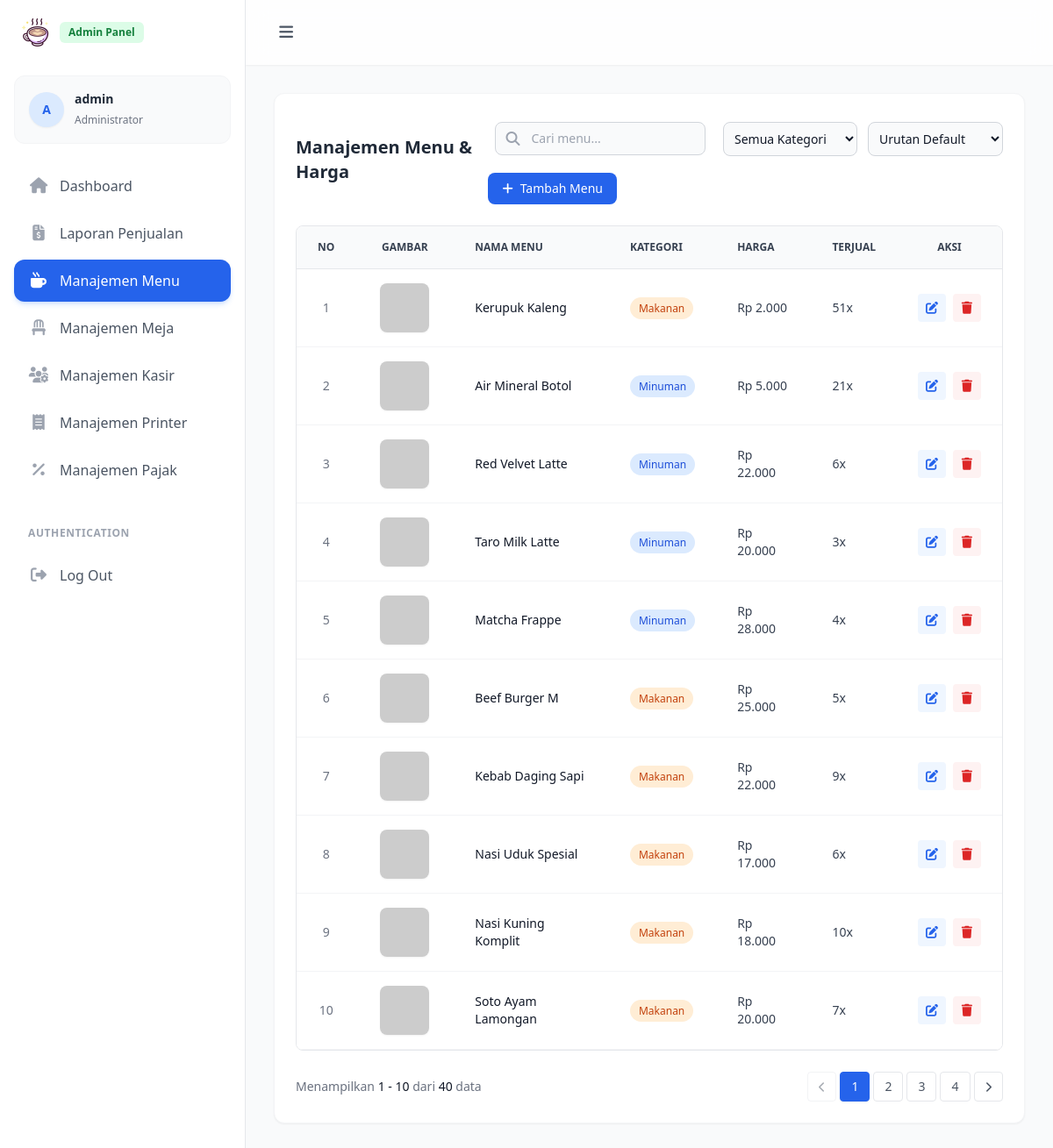
The app's page /admin/menu/index.php (signed in) with its own data.
### tables this page shows
CREATE TABLE `menu` (
  `id` int unsigned NOT NULL AUTO_INCREMENT,
  `name` varchar(50) NOT NULL,
  `image` varchar(150) DEFAULT NULL,
  `category` tinyint unsigned NOT NULL COMMENT '1: Makanan, 2: Minuman',
  `price` int unsigned NOT NULL,
  `sold` int unsigned NOT NULL DEFAULT '0',
  `description` text,
  `created_at` datetime DEFAULT CURRENT_TIMESTAMP,
  `updated_at` datetime DEFAULT NULL,
  PRIMARY KEY (`id`)
);

### admin/menu/index.php (the view, shortened to what this page needs)
<?php
require_once __DIR__ . '/../../config.php';
$limit = 10;
$page = isset($_GET['page']) ? max(1, (int)$_GET['page']) : 1;
$search = isset($_GET['search']) ? trim($_GET['search']) : '';
$sort_filter = isset($_GET['sort']) ? $_GET['sort'] : 'default';
$offset = ($page - 1) * $limit;
$params = [];
$where_sql = "";
$order_sql = " ORDER BY id DESC";
$count_sql = "SELECT COUNT(*) FROM menu" . $where_sql;
$total_stmt = $pdo->prepare($count_sql);
$total_stmt->execute($params);
$total_records = $total_stmt->fetchColumn();
$total_pages = ceil($total_records / $limit);
$fetch_sql = "SELECT * FROM menu" . $where_sql . $order_sql . " LIMIT :limit OFFSET :offset";
$stmt = $pdo->prepare($fetch_sql);
$stmt->bindValue(':limit', $limit, PDO::PARAM_INT);
$stmt->bindValue(':offset', $offset, PDO::PARAM_INT);
$stmt->execute();
$menu = $stmt->fetchAll();
$query_string = "";
?>
<?php
include __DIR__ . '/../layout/header.php';
include __DIR__ . '/../layout/sidebar.php';
?>
    <main class="relative min-h-screen pt-[74px] transition-all duration-300 lg:ml-[280px] pc-main">
      <div class="p-4 sm:p-6 lg:p-8">
          <div class="rounded-xl border border-gray-100 bg-white p-6 shadow-sm">
            <div class="mb-6 flex flex-col sm:flex-row sm:items-center justify-between gap-4">
                <h3 class="text-xl font-bold text-gray-800">Manajemen Menu & Harga</h3>
                <div class="flex items-center gap-3 flex-wrap">
                    <form method="GET" class="flex flex-col sm:flex-row items-center gap-3 w-full sm:w-auto" id="filter-form">
                        <div class="relative w-full sm:w-auto p-2">
                            <div class="absolute inset-y-0 left-0 flex items-center pl-5 pointer-events-none">
                            </div>
                            <input type="text" name="search" id="search-input" value="<?php echo htmlspecialchars($search); ?>"
                                   class="bg-gray-50 border border-gray-300 text-gray-900 text-sm rounded-lg focus:ring-blue-500 focus:border-blue-500 block w-full pl-10 p-2 outline-none"
                                   placeholder="Cari menu..." autocomplete="off">
                        </div>
                        <select name="category" onchange="cleanSubmit()" class="bg-gray-50 border border-gray-300 text-gray-900 text-sm rounded-lg focus:ring-blue-500 focus:border-blue-500 outline-none block w-full sm:w-40 p-2">
                            <option value="">Semua Kategori</option>
                        </select>
                        <select name="sort" onchange="cleanSubmit()" class="bg-gray-50 border border-gray-300 text-gray-900 text-sm rounded-lg focus:ring-blue-500 focus:border-blue-500 outline-none block w-full sm:w-40 p-2">
                            <option value="default" <?php echo ($sort_filter == 'default') ? 'selected' : ''; ?>>Urutan Default</option>
                        </select>
                    </form>
                    <button type="button" onclick="openChoiceModal()" class="inline-flex items-center rounded-lg bg-blue-600 px-4 py-2 text-sm font-medium text-white transition-colors hover:bg-blue-700 whitespace-nowrap">
                        <i class="fa-solid fa-plus mr-2"></i>Tambah Menu
                    </button>
                </div>
            </div>
            <div class="overflow-x-auto rounded-lg border border-gray-200">
                <table class="w-full text-left text-sm text-gray-500">
                    <thead class="bg-gray-50 text-xs uppercase text-gray-700 border-b border-gray-200">
                        <tr>
                            <th scope="col" class="w-16 px-6 py-4 text-center">No</th>
                            <th scope="col" class="w-28 px-6 py-4 text-center">Gambar</th>
                            <th scope="col" class="px-6 py-4">Nama Menu</th>
                            <th scope="col" class="px-6 py-4">Kategori</th>
                            <th scope="col" class="px-6 py-4">Harga</th>
                            <th scope="col" class="px-6 py-4">
                                Terjual
                            </th>
                            <th scope="col" class="px-6 py-4 text-center">Aksi</th>
                        </tr>
                    </thead>
                    <tbody>
                        <?php
                        $no = $offset + 1;
                        foreach ($menu as $row) :
                        ?>
                        <tr class="border-b border-gray-100 bg-white hover:bg-gray-50 transition-colors">
                            <td class="px-6 py-4 text-center"><?php echo $no++; ?></td>
                            <td class="px-6 py-4 text-center">
                                <?php
                                $img_src = htmlspecialchars($row['image']);
                                ?>
                                <img src="<?= $img_src; ?>" alt="Menu" class="w-14 h-14 rounded-lg object-cover mx-auto shadow-sm" onerror="this.src='https://placehold.co/100x100?text=No+Image'">
                            </td>
                            <td class="px-6 py-4 font-medium text-gray-900"><?php echo htmlspecialchars($row['name']); ?></td>
                            <td class="px-6 py-4">
                                <span class="rounded-full px-2.5 py-1 text-xs font-medium <?php echo ($row['category'] == 1 ? 'bg-orange-100 text-orange-700' : 'bg-blue-100 text-blue-700'); ?>">
                                    <?php echo ($row['category'] == 1 ? 'Makanan' : 'Minuman'); ?>
                                </span>
                            </td>
                            <td class="px-6 py-4 font-medium text-gray-700">Rp <?php echo number_format($row['price'], 0, ',', '.'); ?></td>
                            <td class="px-6 py-4 font-medium text-gray-700"> <?php echo (int)$row['sold']; ?>x </td>
                            <td class="px-6 py-4 text-center">
                                <div class="flex items-center justify-center gap-2">
                                    <button type="button"
                                            data-id="<?php echo $row['id']; ?>"
                                            data-name="<?php echo htmlspecialchars($row['name']); ?>"
                                            data-category="<?php echo $row['category']; ?>"
                                            data-price="<?php echo $row['price']; ?>"
                                            data-image="<?php echo htmlspecialchars($row['image']); ?>"
                                            data-description="<?php echo htmlspecialchars($row['description']); ?>"
                                            onclick="openEditModal(this)"
                                            class="inline-flex h-8 w-8 items-center justify-center rounded bg-blue-50 text-blue-600 transition-colors hover:bg-blue-100 hover:text-blue-900">
                                        <i class="fa-solid fa-pen-to-square"></i>
                                    </button>
                                    <a href="hapus.php?id=<?php echo $row['id']; ?>" onclick="return confirm('Yakin ingin menghapus menu ini?')"
                                       class="inline-flex h-8 w-8 items-center justify-center rounded bg-red-50 text-red-600 transition-colors hover:bg-red-100 hover:text-red-900">
                                        <i class="fa-solid fa-trash"></i>
                                    </a>
                                </div>
                            </td>
                        </tr>
                        <?php endforeach; ?>
                    </tbody>
                </table>
            </div>
            <div class="mt-6 flex flex-col sm:flex-row items-center justify-between gap-4">
                <span class="text-sm text-gray-500">
                  <?php
                  $start = ($total_records > 0) ? $offset + 1 : 0;
                  $end = $offset + count($menu);
                  ?>
                  Menampilkan <span class="font-medium text-gray-900"><?php echo $start; ?> - <?php echo $end; ?></span> dari <span class="font-medium text-gray-900"><?php echo $total_records; ?></span> data
                </span>
                <div class="flex space-x-1">
                    <?php if ($page > 1): ?>
                        <a href="?page=<?php echo $page - 1; ?><?php echo $query_string; ?>"
                          class="rounded border border-gray-200 px-3 py-1.5 text-sm text-gray-600 hover:bg-gray-50 transition-colors"><i class="fa-solid fa-chevron-left text-xs"></i></a>
                    <?php else: ?>
                        <button disabled class="rounded border border-gray-200/50 px-3 py-1.5 text-sm text-gray-600/50 cursor-not-allowed"><i class="fa-solid fa-chevron-left text-xs"></i></button>
                    <?php endif; ?>
                    <?php for($i = 1; $i <= $total_pages; $i++): ?>
                        <a href="?page=<?php echo $i; ?><?php echo $query_string; ?>"
                          class="rounded border px-3 py-1.5 text-sm transition-colors <?php echo ($i == $page) ? 'border-blue-600 bg-blue-600 text-white shadow-sm' : 'border-gray-200 text-gray-600 hover:bg-gray-50'; ?>">
                          <?php echo $i; ?>
                        </a>
                    <?php endfor; ?>
                    <?php if ($page < $total_pages): ?>
                        <a href="?page=<?php echo $page + 1; ?><?php echo $query_string; ?>"
                          class="rounded border border-gray-200 px-3 py-1.5 text-sm text-gray-600 hover:bg-gray-50 transition-colors"><i class="fa-solid fa-chevron-right text-xs"></i></a>
                    <?php else: ?>
                        <button disabled class="rounded border border-gray-200/50 px-3 py-1.5 text-sm text-gray-600/50 cursor-not-allowed"><i class="fa-solid fa-chevron-right text-xs"></i></button>
                    <?php endif; ?>
                </div>
            </div>
        </div>
      </div>
    </main>
<?php
include __DIR__ . '/../layout/footer.php';
?>

### records on screen
menu: name "Kerupuk Kaleng", category "Makanan", price "2.000", sold "51"
menu: name "Air Mineral Botol", category "Minuman", price "5.000", sold "21"
menu: name "Red Velvet Latte", category "Minuman", price "22.000", sold "6"
menu: name "Taro Milk Latte", category "Minuman", price "20.000", sold "3"
menu: name "Matcha Frappe", category "Minuman", price "28.000", sold "4"
menu: name "Beef Burger M", category "Makanan", price "25.000", sold "5"
menu: name "Kebab Daging Sapi", category "Makanan", price "22.000", sold "9"
menu: name "Nasi Uduk Spesial", category "Makanan", price "17.000", sold "6"
menu: name "Nasi Kuning Komplit", category "Makanan", price "18.000", sold "10"
menu: name "Soto Ayam Lamongan", category "Makanan", price "20.000", sold "7"

### other values on screen
$initials "A"
$_SESSION['name'] "admin"
$start "1"
$end "10"
$total_records "40"
